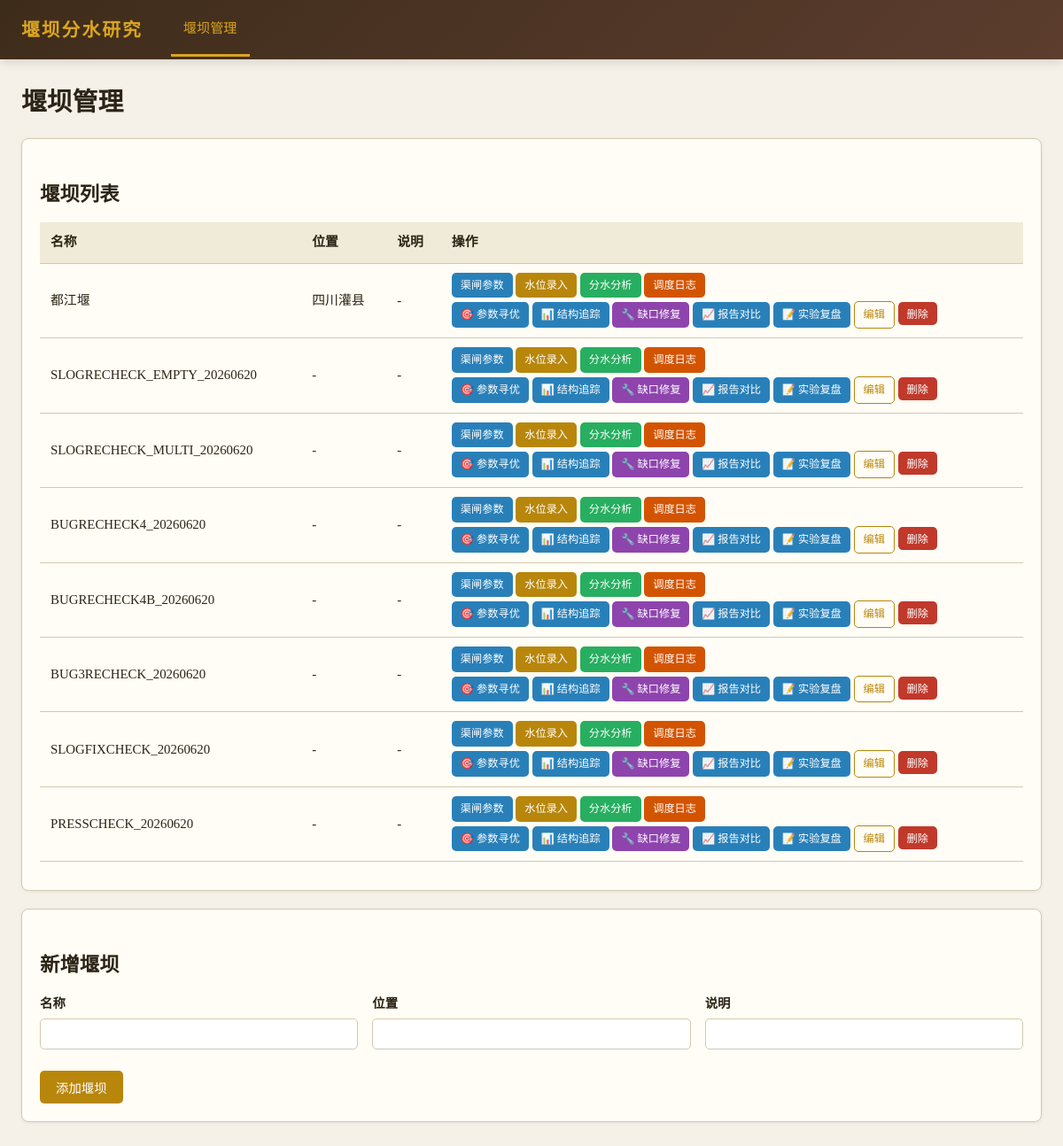
Page /weirs on the committed database.
### tables this page shows
CREATE TABLE weirs (
            id INTEGER PRIMARY KEY AUTOINCREMENT,
            name TEXT NOT NULL,
            location TEXT DEFAULT '',
            description TEXT DEFAULT ''
        );

### app/routers/weirs.py (the view)
@router.get("/weirs", response_class=HTMLResponse)
def weirs_page(request: Request):
    db = get_db()
    weirs = db.execute("SELECT * FROM weirs ORDER BY id").fetchall()
    db.close()
    return getattr(request.app.state, "templates", None).TemplateResponse(request, "weirs.html", {"weirs": weirs})

### app/templates/weirs.html (shortened to what this page needs)
{% extends "base.html" %}
{% block nav_weirs %}class="active"{% endblock %}
{% block content %}
<h1>堰坝管理</h1>
<div class="card">
    <h2>堰坝列表</h2>
    {% if weirs %}
    <table>
        <thead><tr><th>名称</th><th>位置</th><th>说明</th><th>操作</th></tr></thead>
        <tbody>
            {% for w in weirs %}
            <tr>
                <td>{{ w.name }}</td>
                <td>{{ w.location or '-' }}</td>
                <td>{{ w.description or '-' }}</td>
                <td>
                    <a href="/weirs/{{ w.id }}/canals" class="btn btn-sm btn-info">渠闸参数</a>
                    <a href="/weirs/{{ w.id }}/waterlevels" class="btn btn-sm btn-primary">水位录入</a>
                    <a href="/weirs/{{ w.id }}/schemes" class="btn btn-sm btn-success">分水分析</a>
                    <a href="/weirs/{{ w.id }}/schedule-logs" class="btn btn-sm btn-warning" style="background: #d35400; color: #fff;">调度日志</a>
                    <br style="margin:4px 0">
                    <a href="/weirs/{{ w.id }}/optimization" class="btn btn-sm btn-info" style="margin-top:4px">🎯 参数寻优</a>
                    <a href="/weirs/{{ w.id }}/tracking" class="btn btn-sm btn-info" style="margin-top:4px">📊 结构追踪</a>
                    <a href="/weirs/{{ w.id }}/gap-fix" class="btn btn-sm" style="background:#8e44ad;color:#fff;margin-top:4px">🔧 缺口修复</a>
                    <a href="/weirs/{{ w.id }}/compare" class="btn btn-sm btn-info" style="margin-top:4px">📈 报告对比</a>
                    <a href="/weirs/{{ w.id }}/review" class="btn btn-sm btn-info" style="margin-top:4px">📝 实验复盘</a>
                    <a href="/weirs/{{ w.id }}/edit" class="btn btn-sm btn-outline" style="margin-top:4px">编辑</a>
                    <form method="post" action="/weirs/{{ w.id }}/delete" style="display:inline" onsubmit="return confirm('确定删除？')">
                        <button type="submit" class="btn btn-sm btn-danger" style="margin-top:4px">删除</button>
                    </form>
                </td>
            </tr>
            {% endfor %}
        </tbody>
    </table>
    {% else %}
    <div class="empty-state"><p>暂无堰坝</p></div>
    {% endif %}
</div>
<div class="card">
    <h2>新增堰坝</h2>
    <form method="post" action="/weirs">
        <div class="form-row">
            <div class="form-group"><label>名称</label><input type="text" name="name" required></div>
            <div class="form-group"><label>位置</label><input type="text" name="location"></div>
            <div class="form-group"><label>说明</label><input type="text" name="description"></div>
        </div>
        <button type="submit" class="btn btn-primary" style="margin-top:12px">添加堰坝</button>
    </form>
</div>
{% endblock %}

### app/templates/base.html (style rules this page uses)
:root { --bg: #f5f0e8; --fg: #2c2416; --muted: #8a7e6b; --accent: #b8860b; --accent-light: #daa520; --card: #fffdf5; --border: #d4c9b0; --danger: #c0392b; --success: #27ae60; --info: #2980b9; }
* { margin: 0; padding: 0; box-sizing: border-box; }
body { font-family: "Noto Serif SC", "Songti SC", Georgia, serif; background: var(--bg); color: var(--fg); line-height: 1.7; }
h1 { font-size: 1.8em; margin-bottom: 16px; color: var(--fg); }
h2 { font-size: 1.4em; margin: 24px 0 12px; color: var(--fg); }
.card { background: var(--card); border: 1px solid var(--border); border-radius: 8px; padding: 20px; margin-bottom: 20px; box-shadow: 0 1px 4px rgba(0,0,0,0.06); }
table { width: 100%; border-collapse: collapse; margin: 12px 0; }
th, td { padding: 10px 12px; text-align: left; border-bottom: 1px solid var(--border); font-size: 0.93em; }
th { background: #f0ead8; font-weight: 600; color: var(--fg); }
.btn { display: inline-block; padding: 8px 18px; border: none; border-radius: 5px; font-size: 0.9em; cursor: pointer; text-decoration: none; transition: all 0.2s; font-family: inherit; }
.btn-primary { background: var(--accent); color: #fff; }
.btn-danger { background: var(--danger); color: #fff; }
.btn-success { background: var(--success); color: #fff; }
.btn-info { background: var(--info); color: #fff; }
.btn-sm { padding: 4px 10px; font-size: 0.82em; }
.btn-outline { background: transparent; border: 1px solid var(--accent); color: var(--accent); }
form { display: inline; }
.form-group { margin-bottom: 12px; }
.form-group label { display: block; margin-bottom: 4px; font-weight: 600; font-size: 0.9em; color: var(--fg); }
.form-group input, .form-group select, .form-group textarea { width: 100%; max-width: 400px; padding: 8px 12px; border: 1px solid var(--border); border-radius: 5px; font-size: 0.93em; font-family: inherit; background: #fff; }
.form-row { display: flex; gap: 16px; flex-wrap: wrap; }
.form-row .form-group { flex: 1; min-width: 180px; }

### rows in the picture
weirs: name "都江堰", location "四川灌县", description "-"
weirs: name "SLOGRECHECK_EMPTY_20260620", location "-", description "-"
weirs: name "SLOGRECHECK_MULTI_20260620", location "-", description "-"
weirs: name "BUGRECHECK4_20260620", location "-", description "-"
weirs: name "BUGRECHECK4B_20260620", location "-", description "-"
weirs: name "BUG3RECHECK_20260620", location "-", description "-"
weirs: name "SLOGFIXCHECK_20260620", location "-", description "-"
weirs: name "PRESSCHECK_20260620", location "-", description "-"
